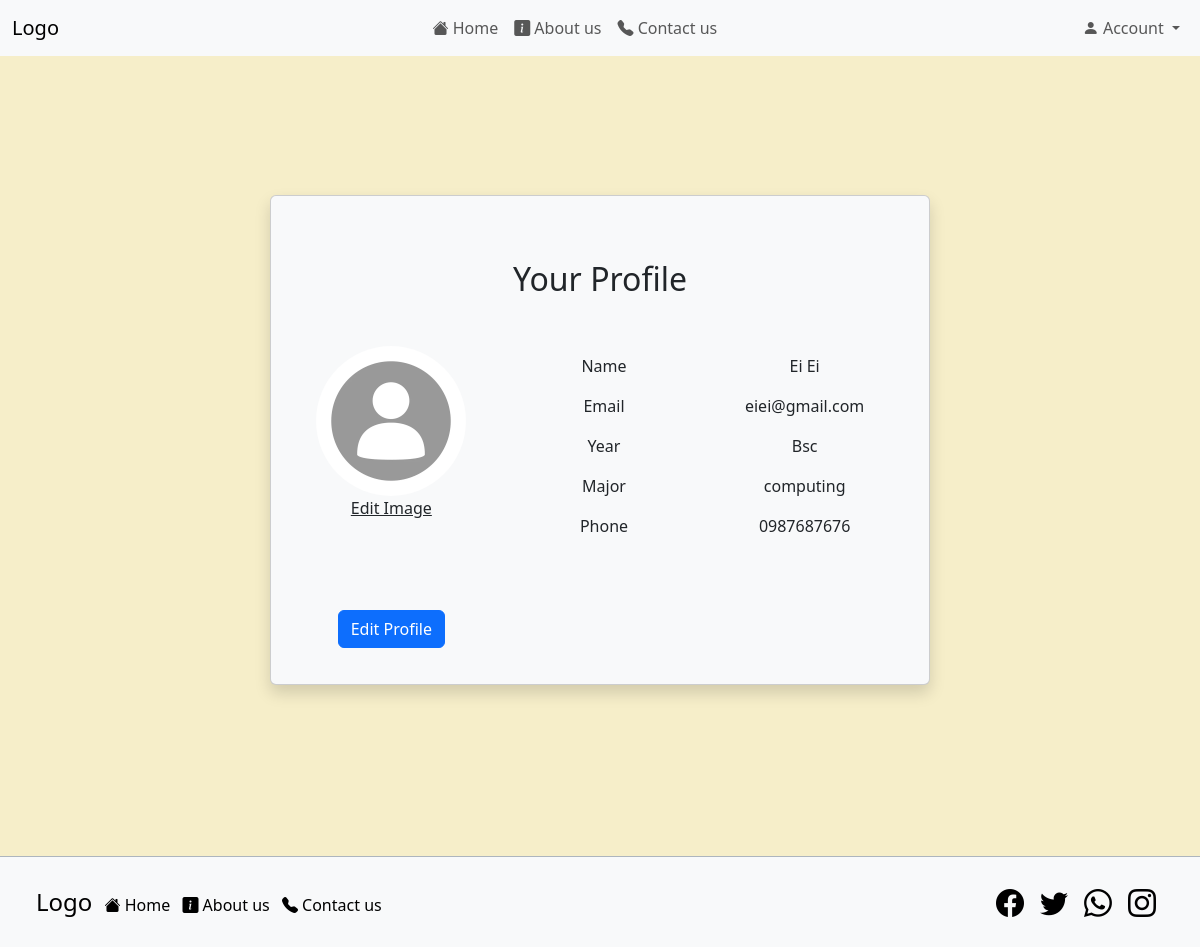
The app's page /profile (signed in), older data.
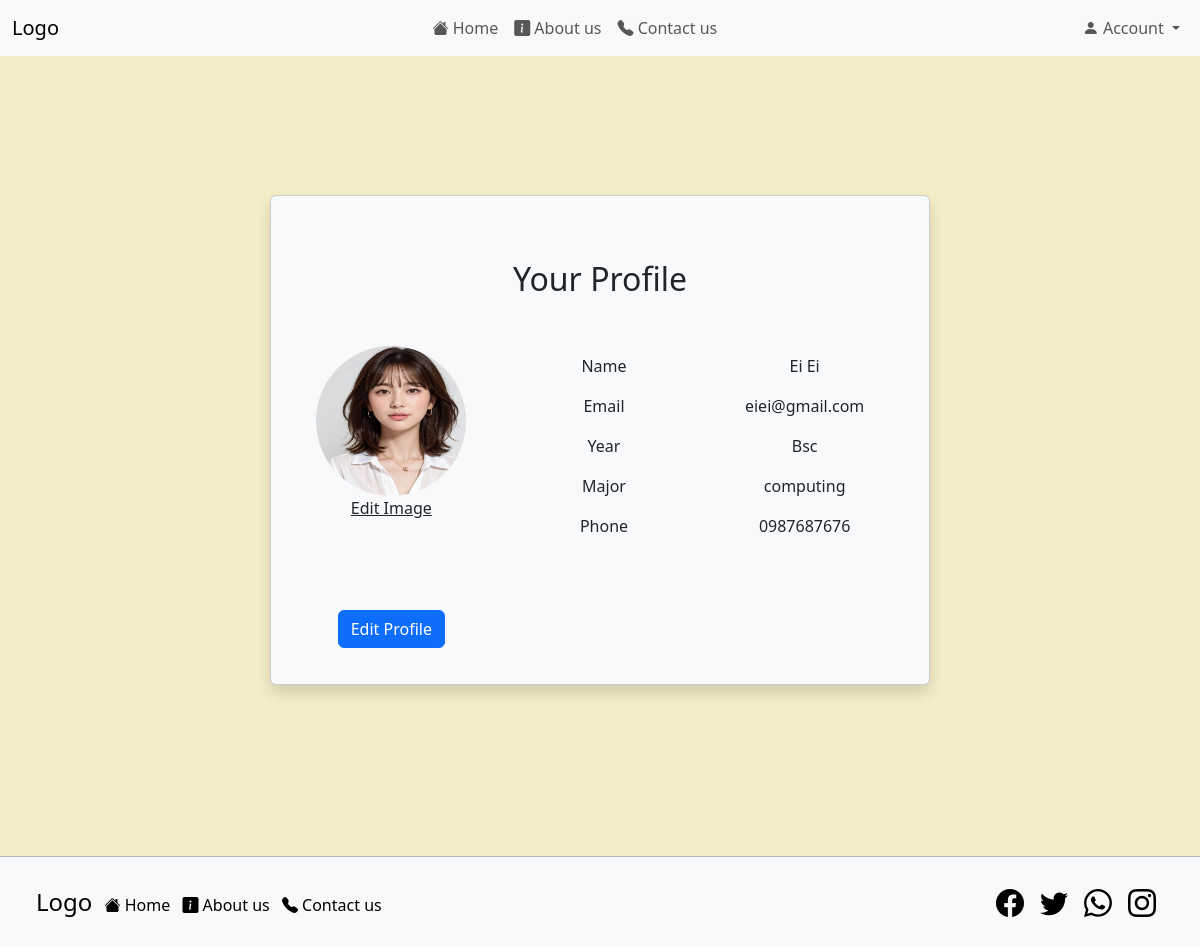
The same page, newer data.
### website/models.py (models this page shows)
class Student(db.Model):
    id = db.Column(db.Integer, primary_key=True)
    student_name = db.Column(db.String(255), nullable=False)
    student_email = db.Column(db.String(255), nullable=False)
    student_password = db.Column(db.String(255), nullable=False)
    student_image = db.Column(db.String(255), nullable=False)
    student_year = db.Column(db.String(255), nullable=False)
    student_major = db.Column(db.String(255), nullable=False)
    student_phone = db.Column(db.String(255), nullable=False)
    complaints = db.relationship('Complaints')

### app.py (the view)
@app.route('/profile', methods=['GET', 'POST'])
def clientProfile():
    if 'student_id' not in session:
        return redirect(url_for('SignIn'))
    else:
        return clientprofile()

### website/clientfeatures.py (called while the page is built, shortened)
def clientprofile():
    user_id = session.get('student_id')
    student = Student.query.get(user_id)
    return render_template('clientprofile.html', user=student)

### website/templates/clientprofile.html (shortened to what this page needs)
{% extends "clientlayout.html" %} {% block title %}Profile{% endblock%} {% block content %}
<div class="d-flex justify-content-center align-items-center min-vh-100">
<div
  class="card shadow p-3 mb-5 bg-body-tertiary rounded"
  style="background-color: white; width:55%;"
>
  <div class="container text-center" >
    <h2 class="m-5">Your Profile</h2>
    <div class="row">
      <div class="col-md-4">
        <img
          src="{{ url_for('static', filename='images/'+ user.student_image) }}"
          alt="Welcome Image"
          class="img-fluid rounded-circle"
          style="width: 150px; height: 150px"
        />
        <form enctype="multipart/form-data" method="POST">
                <label for="profileImage" style="text-decoration:underline">
                    Edit Image
                </label>
        </form>
        <div style="margin-top:90px; margin-bottom:20px">
            <button class="btn btn-primary" data-bs-toggle="modal" data-bs-target="#editprofileModal">Edit Profile</button>
        </div>
      </div>
      <div class="col-md-8">
        <div class="row p-2 ">
          <div class="col-md-6">Name</div>
          <div class="col-md-6">{{ user.student_name}}</div>
        </div>
        <div class="row p-2 ">
          <div class="col-md-6">Email</div>
          <div class="col-md-6">{{ user.student_email }}</div>
        </div>
        <div class="row p-2 ">
          <div class="col-md-6">Year</div>
          <div class="col-md-6">{{ user.student_year }}</div>
        </div>
        <div class="row p-2 ">
          <div class="col-md-6">Major</div>
          <div class="col-md-6">{{ user.student_major }}</div>
        </div>
        <div class="row p-2">
          <div class="col-md-6">Phone</div>
          <div class="col-md-6">{{ user.student_phone }}</div>
        </div>
      </div>
    </div>
  </div>
</div>
</div>
{% endblock %}

Row changes from the older to the newer data that the page shows:
changed Student "Ei Ei": student_image: picture added in place of a placeholder
